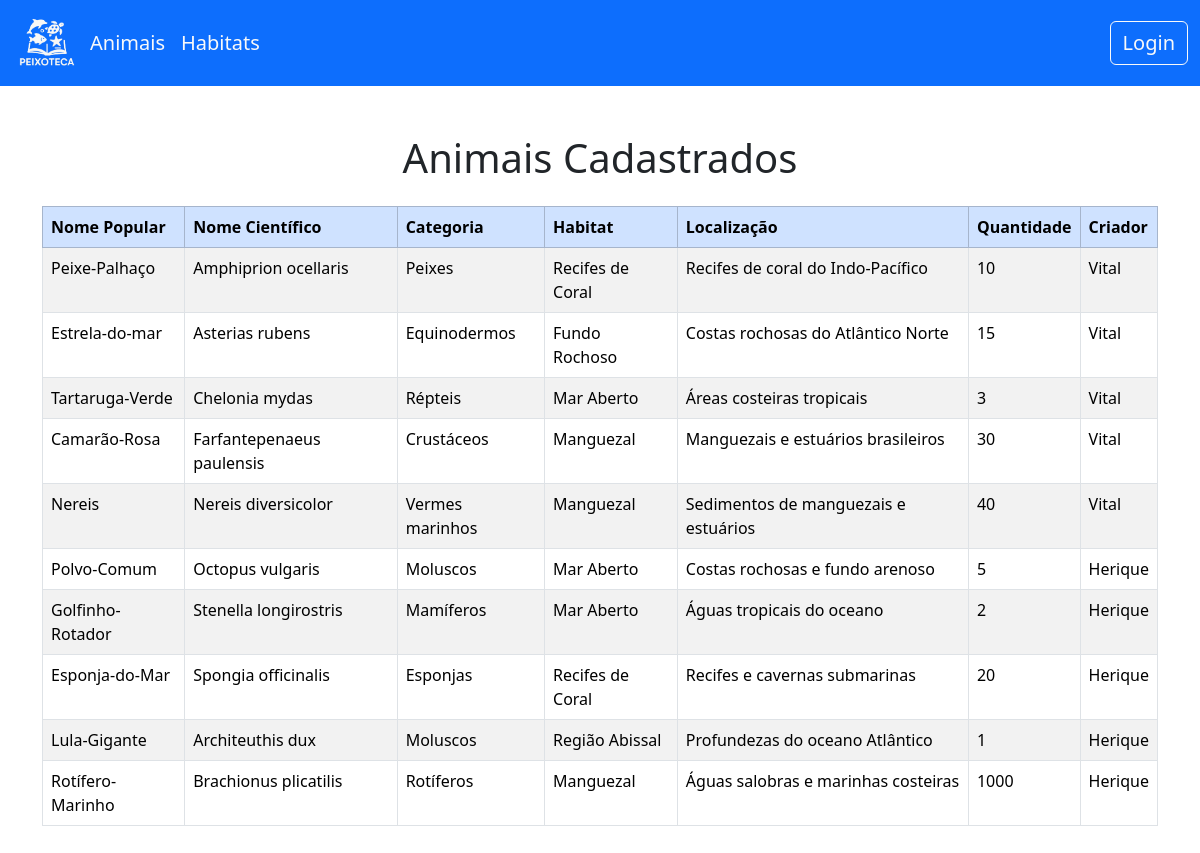
The page /animais/ on the database as committed earlier.
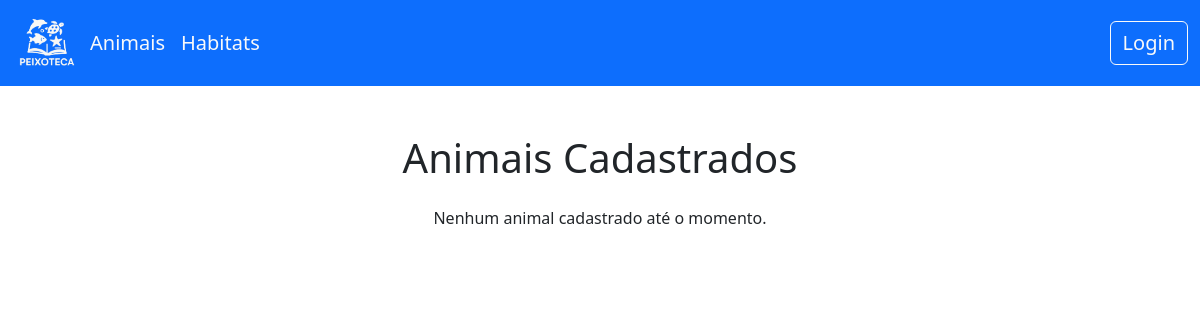
The same page on the database as committed later.
### tables this page shows
CREATE TABLE `animais` (
  `id` integer PRIMARY KEY AUTO_INCREMENT,
  `nome_popular` varchar(255) NOT NULL,
  `nome_cientifico` varchar(255) NOT NULL,
  `id_categoria` integer NOT NULL,
  `id_criador` integer NOT NULL,
  `id_habitat` integer NOT NULL,
  `localizacao` text NOT NULL,
  `quantidade` integer NOT NULL
);

CREATE TABLE `categorias` (
  `id` integer PRIMARY KEY AUTO_INCREMENT,
  `descricao` varchar(255) NOT NULL
);

CREATE TABLE `habitats` (
  `id` integer PRIMARY KEY AUTO_INCREMENT,
  `descricao` varchar(255) NOT NULL
);

CREATE TABLE `usuarios` (
  `id` integer PRIMARY KEY AUTO_INCREMENT,
  `nome` varchar(255) NOT NULL,
  `login` varchar(255) NOT NULL,
  `senha` varchar(255) NOT NULL
);

### helpers.php (called while the page is built, shortened)
<?php
    function usuarioEstaLogado(): bool {
        return (isset($_SESSION['usuario_logado']) && empty($_SESSION['usuario_logado']) == false);
    }
?>

### animais/index.php (the view, shortened to what this page needs)
<?php
include "../components/header.php";
include "../components/nav.php";
require_once "../db/conn.php";
require_once "../helpers.php";
$sql = "SELECT a.*,
               c.descricao AS categoria,
               h.descricao AS habitat,
               u.nome AS criador
        FROM animais a
        JOIN categorias c ON a.id_categoria = c.id
        JOIN habitats h ON a.id_habitat = h.id
        JOIN usuarios u ON a.id_criador = u.id";
$animais = $pdo->query($sql)->fetchAll(PDO::FETCH_ASSOC);
?>
<div class="container my-4">
    <h1 class="text-center mb-4">Animais Cadastrados</h1>
    <?php if (count($animais) > 0): ?>
        <div class="table-responsive">
            <table class="table table-striped table-bordered">
                <thead class="table-primary">
                    <tr>
                        <th>Nome Popular</th>
                        <th>Nome Científico</th>
                        <th>Categoria</th>
                        <th>Habitat</th>
                        <th>Localização</th>
                        <th>Quantidade</th>
                        <th>Criador</th>
                    </tr>
                </thead>
                <tbody>
                    <?php foreach ($animais as $animal): ?>
                        <tr>
                            <td><?= htmlspecialchars($animal['nome_popular']) ?></td>
                            <td><?= htmlspecialchars($animal['nome_cientifico']) ?></td>
                            <td><?= htmlspecialchars($animal['categoria']) ?></td>
                            <td><?= htmlspecialchars($animal['habitat']) ?></td>
                            <td><?= htmlspecialchars($animal['localizacao']) ?></td>
                            <td><?= $animal['quantidade'] ?></td>
                            <td><?= htmlspecialchars($animal['criador']) ?></td>
                        </tr>
                    <?php endforeach; ?>
                </tbody>
            </table>
        </div>
    <?php else: ?>
        <p class="text-center">Nenhum animal cadastrado até o momento.</p>
    <?php endif; ?>
</div>
<?php include "../components/footer.php"; ?>

### components/header.php (shortened to what this page needs)
<!DOCTYPE html>
<html lang="pt-br">
<head>
    <link href="https://cdn.jsdelivr.net/npm/bootstrap@5.3.5/dist/css/bootstrap.min.css" rel="stylesheet">
</head>
<body>

### components/nav.php (shortened to what this page needs)
<?php
  require_once '../helpers.php';
?>
<nav class="navbar navbar-expand-lg bg-primary mb-5">
  <div class="container-fluid">
    <a href="../animais/"><img style="width: 70px; " src="../img/Logo.png" alt="logo"></a>
    <div class="collapse navbar-collapse" id="navbarNavDropdown">
      <ul class="navbar-nav me-auto mb-2 mb-lg-0">
        <li class="nav-item">
          <a class="nav-link active text-light fs-5" aria-current="page" href="../animais/">Animais</a>
        </li>
        <li class="nav-item">
          <a class="nav-link text-light fs-5" href="../habitat/">Habitats</a>
        </li>
      </ul>
      <div class="d-flex">
        <?php
          if (!usuarioEstaLogado()) {
            echo '<a href="../login/">
                    <button type="button" class="btn btn-outline-light fs-5">Login</button>
                  </a>';
          } else {
            echo '<p class="text-light m-auto px-3 d-none d-md-flex ">'.$_SESSION['usuario_logado'].'</p>';
            echo '<a href="../login/logout.php">
                    <button type="button" class="btn btn-outline-danger fs-5">Logout</button>
                  </a>';
          }
        ?>
      </div>
    </div>
  </div>
</nav>

### components/footer.php
</body>
</html>

Rows that differ between the two databases and show on the page:
no longer on this page (row unchanged): animais: nome_popular "Peixe-Palhaço", nome_cientifico "Amphiprion ocellaris", id_categoria.descricao "Peixes", id_habitat.descricao "Recifes de Coral", localizacao "Recifes de coral do Indo-Pacífico", quantidade "10", id_criador.nome "Vital"
no longer on this page (row unchanged): animais: nome_popular "Estrela-do-mar", nome_cientifico "Asterias rubens", id_categoria.descricao "Equinodermos", id_habitat.descricao "Fundo Rochoso", localizacao "Costas rochosas do Atlântico Norte", quantidade "15", id_criador.nome "Vital"
no longer on this page (row unchanged): animais: nome_popular "Tartaruga-Verde", nome_cientifico "Chelonia mydas", id_categoria.descricao "Répteis", id_habitat.descricao "Mar Aberto", localizacao "Áreas costeiras tropicais", quantidade "3", id_criador.nome "Vital"
no longer on this page (row unchanged): animais: nome_popular "Camarão-Rosa", nome_cientifico "Farfantepenaeus paulensis", id_categoria.descricao "Crustáceos", id_habitat.descricao "Manguezal", localizacao "Manguezais e estuários brasileiros", quantidade "30", id_criador.nome "Vital"
no longer on this page (row unchanged): animais: nome_popular "Nereis", nome_cientifico "Nereis diversicolor", id_categoria.descricao "Vermes marinhos", id_habitat.descricao "Manguezal", localizacao "Sedimentos de manguezais e estuários", quantidade "40", id_criador.nome "Vital"
no longer on this page (row edited): animais: nome_popular "Polvo-Comum", nome_cientifico "Octopus vulgaris", id_categoria.descricao "Moluscos", id_habitat.descricao "Mar Aberto", localizacao "Costas rochosas e fundo arenoso", quantidade "5", id_criador.nome "Herique"
no longer on this page (row edited): animais: nome_popular "Golfinho-Rotador", nome_cientifico "Stenella longirostris", id_categoria.descricao "Mamíferos", id_habitat.descricao "Mar Aberto", localizacao "Águas tropicais do oceano", quantidade "2", id_criador.nome "Herique"
no longer on this page (row edited): animais: nome_popular "Esponja-do-Mar", nome_cientifico "Spongia officinalis", id_categoria.descricao "Esponjas", id_habitat.descricao "Recifes de Coral", localizacao "Recifes e cavernas submarinas", quantidade "20", id_criador.nome "Herique"
no longer on this page (row edited): animais: nome_popular "Lula-Gigante", nome_cientifico "Architeuthis dux", id_categoria.descricao "Moluscos", id_habitat.descricao "Região Abissal", localizacao "Profundezas do oceano Atlântico", quantidade "1", id_criador.nome "Herique"
no longer on this page (row edited): animais: nome_popular "Rotífero-Marinho", nome_cientifico "Brachionus plicatilis", id_categoria.descricao "Rotíferos", id_habitat.descricao "Manguezal", localizacao "Águas salobras e marinhas costeiras", quantidade "1000", id_criador.nome "Herique"
Other text that changed with them:
text no longer shown: "Nome Popular Nome Científico Categoria Habitat Localização Quantidade Criador"
text now shown: "Nenhum animal cadastrado até o momento."
